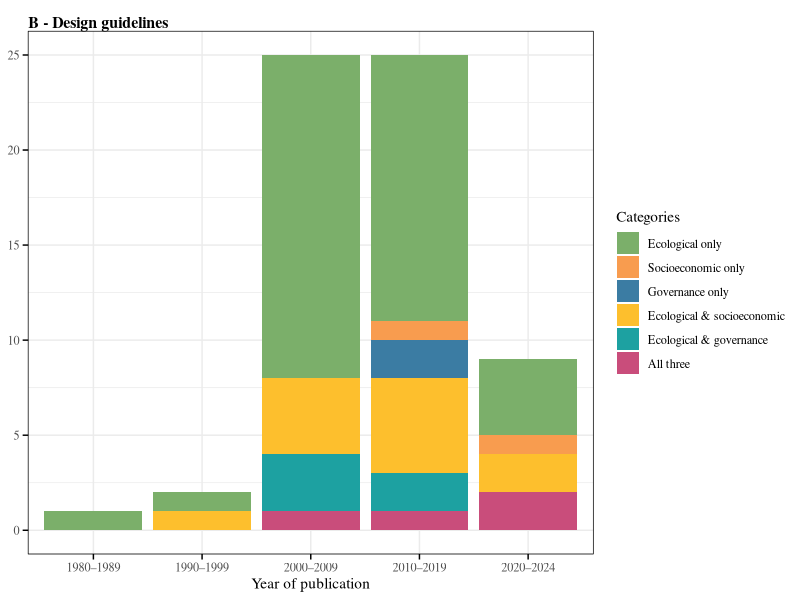
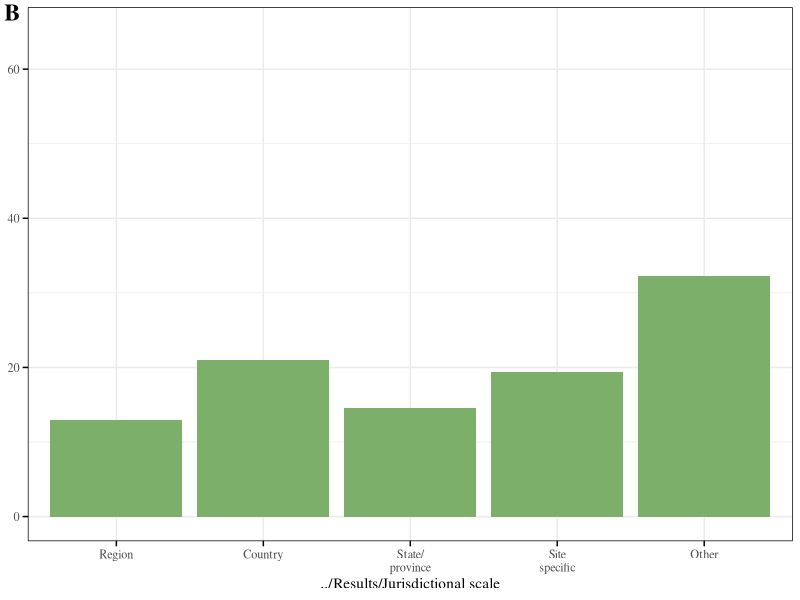
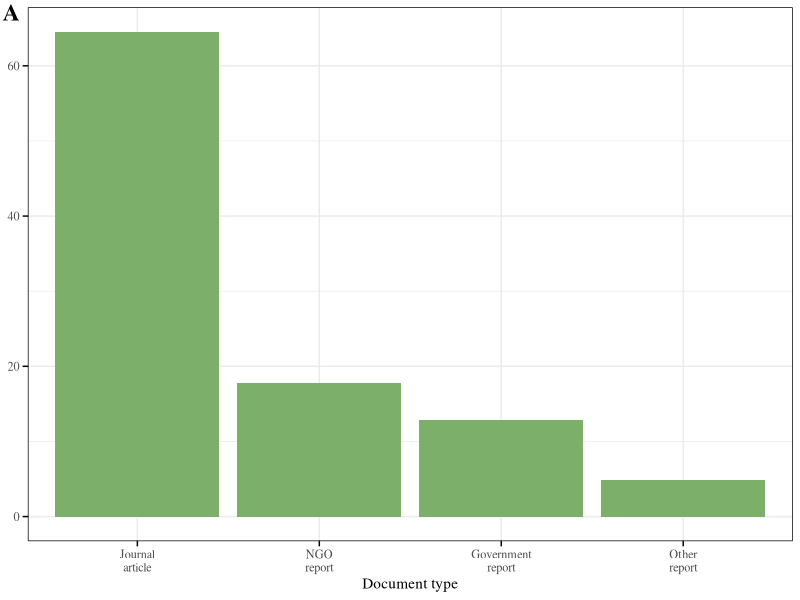
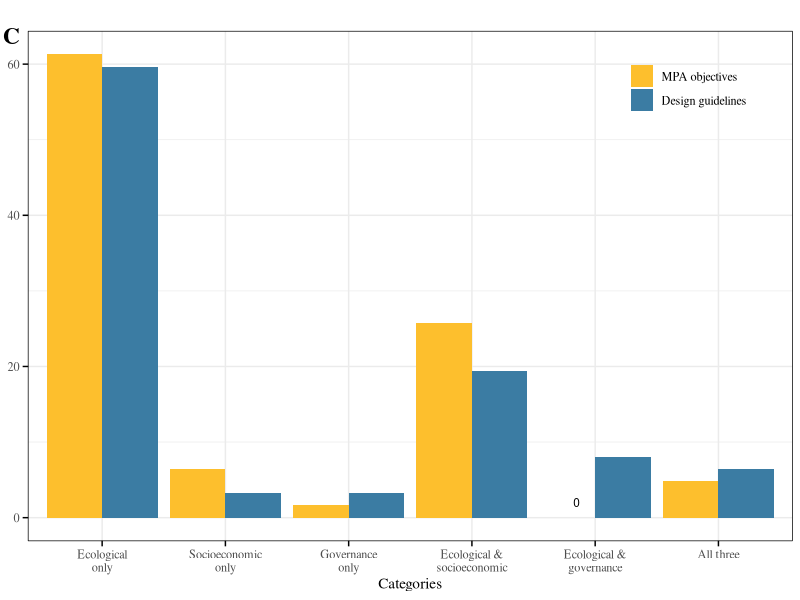
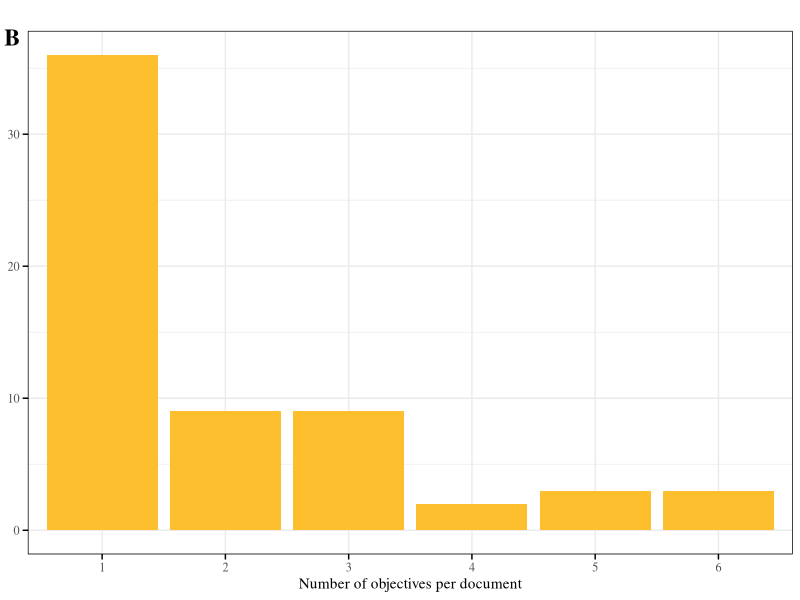
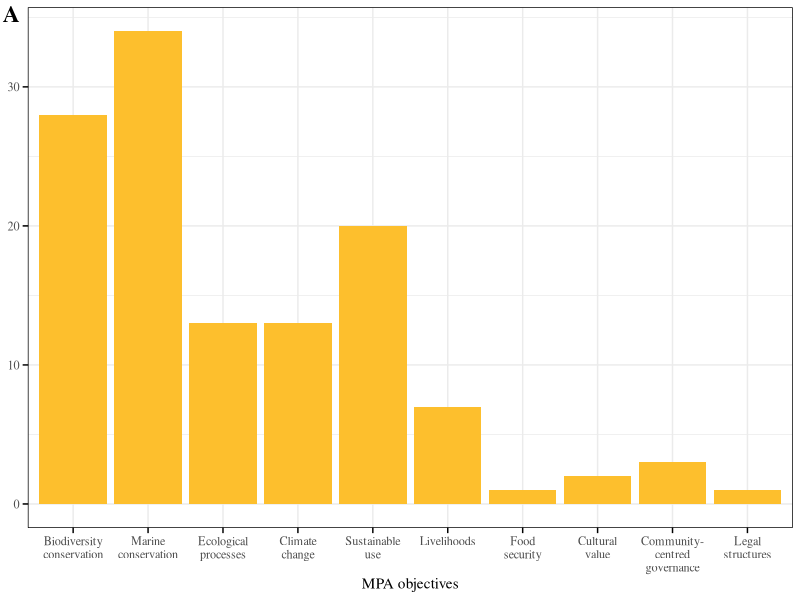
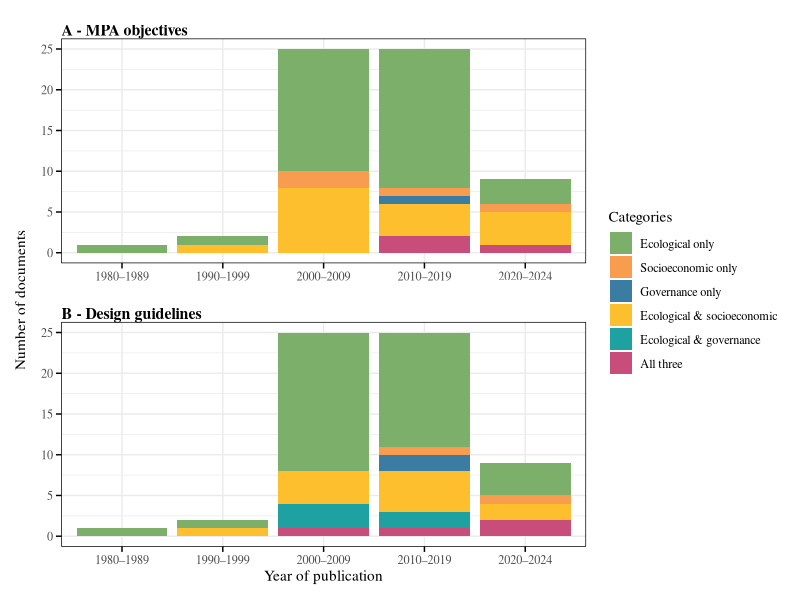
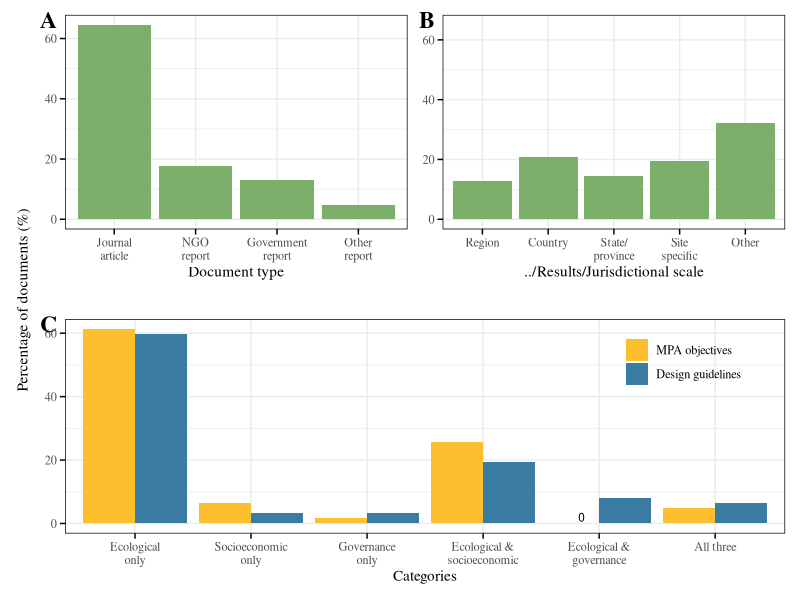

Reproduce these figures in R, in order.
## ---- chunk 1
library(readr)
library(ggplot2)
library(grid)
library(dplyr)
library(tidyr)
library(forcats)
library(reshape2)
library(patchwork)
## ---- chunk 2
# dataset with documents profile
profile <- read_csv("../Data/profile.csv")
# dataset percentage for each category for both guidelines and MPA objectives
fig1 <- read_csv("../Data/figure1.csv")
# datasets with MPA objectives
objectives <- read_csv("../Data/objectives.csv")
## ---- chunk 3
# creating a dataset with only year, objectives and guidelines types
year <- profile |> 
  select(Paper_ID, Year_published, Objective_type, Guideline_type)
# setting levels for the objectives and guidelines categories
year <- year |>  
 mutate(Objective_type = factor(Objective_type, levels=c("Ecological only", "Socioeconomic only", "Governance only", "Ecological and socioeconomic", "All three")))
year <- year |> 
  mutate(Guideline_type= factor(Guideline_type, levels=c("Ecological only", "Socioeconomic only", "Governance only", "Ecological and socioeconomic", "Ecological and governance", "All three")),
      Decade = case_when(
      Year_published >= 1980 & Year_published <= 1989 ~ "1980–1989",
      Year_published >= 1990 & Year_published <= 1999 ~ "1990–1999",
      Year_published >= 2000 & Year_published <= 2009 ~ "2000–2009",
      Year_published >= 2010 & Year_published <= 2019 ~ "2010–2019",
      Year_published >= 2020 & Year_published <= 2024 ~ "2020–2024",
      TRUE ~ NA_character_),
      Decade = factor(Decade, levels = c("1980–1989", "1990–1999", "2000–2009", "2010–2019", "2020–2024")))
# Setting factor levels to ensure correct order in the plot
# plot the count by year of publication 
objects <- ggplot(year, aes(x=Decade, fill=Objective_type)) + 
  geom_bar(show.legend=FALSE) + 
  scale_fill_manual(values = c("Ecological only" = "#7BAF6A", "Socioeconomic only" = "#F89C4F", "Governance only" = "#3B7CA3", "Ecological and socioeconomic" = "#FDBF2D", "All three" = "#C94D7B")) +
  theme_minimal(base_family = "Times") + 
  coord_cartesian(clip = "off") +
  theme(
    axis.title = element_blank(),
    axis.ticks.y = element_line(color = "black"),              # y-axis major ticks in black
    axis.ticks.x = element_line(color = "black"),              # x-axis major ticks (keep if needed)
    axis.ticks.length = unit(4, "pt"),                         # make sure ticks are visible
    panel.border = element_rect(colour = "black", fill=NA, linewidth=0.25), # adds a border around the plot 
    plot.title = element_text(family = "Times", face = "bold", size = 12, hjust = 0)) + # aligns the title to the left
  labs(title= "") +
   annotate("text", x=-Inf, y=Inf, label="A - MPA objectives", hjust=0, vjust=-0.3, size=4, fontface="bold", family='serif')
# Rename the categories before plotting
year$Guideline_type <- recode(
  year$Guideline_type,
  "Ecological only" = "Ecological only",
  "Socioeconomic only" = "Socioeconomic only",
  "Governance only" = "Governance only",
  "Ecological and socioeconomic" = "Ecological & socioeconomic", 
  "Ecological and governance" = "Ecological & governance",
  "All three" = "All three")
#plotting percentage fo documents for each guideline categoriy
guides <- ggplot(year, aes(x=Decade, fill=Guideline_type)) + 
  geom_bar() +
  scale_fill_manual(
    name = "Categories",
    values = c("Ecological only" = "#7BAF6A", "Socioeconomic only" = "#F89C4F", "Governance only" = "#3B7CA3", "Ecological & socioeconomic" = "#FDBF2D", "Ecological & governance" ="#1DA1A1","All three" = "#C94D7B")) +
  theme_minimal(base_family = "Times") + 
  coord_cartesian(clip = "off") +
  theme(
    axis.title.y = element_blank(),
    axis.ticks.y = element_line(color = "black"),              # y-axis major ticks in black
    axis.ticks.x = element_line(color = "black"),              # x-axis major ticks (keep if needed)
    axis.ticks.length = unit(4, "pt"),                         # make sure ticks are visible
    panel.border = element_rect(colour = "black", fill=NA, linewidth=0.25), # adds a border around the plot 
    plot.title = element_text(family = "Times", face = "bold", size = 12, hjust = 0)) + # aligning title to the left
  labs(x = "Year of publication", 
       color = "Categories", 
       title = "") +
  annotate("text", x=-Inf, y=Inf, label="B - Design guidelines", hjust=0, vjust=-0.3, size=4, fontface="bold", family='serif')
guides

# Making a vertical annotation for the y axis 
# Create vertical text grob (rotated 90 degrees)
vertical_label <- textGrob(
  "Number of documents", 
  rot = 90, 
  gp = gpar(fontsize = 11, 
            fontfamily = "Times"))
# Wrap the grob as a patchwork element
label_panel <- wrap_elements(full = vertical_label)
# patchwork the plot
png("../Results/temporaltrend.png", width = 2000, height = 1600, res = 300) # save in png format
label_panel + objects/guides + plot_layout(guides = "collect") + plot_layout(widths = c(0.02, 1))
dev.off()
## ---- chunk 4
# creating a dataset with only scale and paper ID
jurisdiction <- profile |> 
  select(Paper_ID, Scale)
# setting levels for jurisdictional scales
jurisdiction <- jurisdiction |> 
  mutate(Scale = factor(Scale, levels = c("Region", "Country", "State/province",  "Location", "Other")))
jurisdiction$Scale <- jurisdiction$Scale |> 
  fct_recode(
    "Region" = "Region",
    "Country" = "Country",
    "State/\nprovince" = "State/province",
    "Site\nspecific" = "Location",
    "Other" = "Other"
  ) |> 
  fct_relevel(
    "Region",
    "Country",
    "State/\nprovince",
    "Site\nspecific", 
    "Other",
  )
# calculating the percentage for each category 
jurisdiction1 <- jurisdiction |> 
  group_by(Scale) |> 
  summarise(
    count = n(),
    percent = (n() /nrow(jurisdiction)) * 100)
# bar plot 
jurisdiction_plot <- ggplot(jurisdiction1, aes(x=Scale, y=percent)) +
  geom_bar(stat = "identity",  position = "dodge", fill="#7BAF6A") +
  theme_minimal(base_family = "Times") + 
  coord_cartesian(clip = "off") +
  scale_y_continuous(limits = c(0, 65)) +
  theme(
    axis.title.y =element_blank(),
    axis.ticks.y = element_line(color = "black"),              # y-axis major ticks in black
    axis.ticks.x = element_line(color = "black"),              # x-axis major ticks (keep if needed)
    axis.ticks.length = unit(4, "pt"),                         # make sure ticks are visible
    panel.border = element_rect(colour = "black", fill=NA, linewidth=0.25)) + # adds a border around the plot 
  labs(x = "../Results/Jurisdictional scale") + 
  annotate("text", x=-Inf, y=Inf, label="B", hjust=1.5, vjust=0.8, size=6, fontface="bold", family='serif')
jurisdiction_plot
## ---- chunk 5
# creatign a dataset with only document type and paper ID
docu_type <- profile |> 
  select(Paper_ID, Document_type)
head(docu_type)
#setting levels for the documents levels
docu_type <- docu_type |> 
  mutate(Document_type = factor(Document_type, levels =c("Journal article", "NGO report", "Government report", "Other report")))
docu_type$Document_type <- docu_type$Document_type |> 
  fct_recode(
    "Journal\narticle" = "Journal article",
    "NGO\nreport" = "NGO report",
    "Government\nreport" = "Government report",
    "Other\nreport" = "Other report"
  ) |> 
  fct_relevel(
    "Journal\narticle",
    "NGO\nreport",
    "Government\nreport",
    "Other\nreport"
  )
#calculating the percentage for each document type
docu_type2 <- docu_type |> 
  group_by(Document_type) |> 
  summarise(
    count = n(),
    percent = (n() /nrow(docu_type)) * 100)
#View(docu_type)
# Bar plot
docu_type_plot <- ggplot(docu_type2, aes(x=Document_type, y=percent)) + # plotting the percentage for each document type
  geom_bar(stat = "identity", position = "dodge", fill="#7BAF6A") +
  guides(fill = guide_legend(title = NULL),
         x=guide_axis(minor.ticks= TRUE)) +
  theme_minimal(base_family = "Times") + 
  coord_cartesian(clip = "off") +
  theme(
    axis.title.y = element_blank(),
    axis.ticks.y = element_line(color = "black"),              # y-axis major ticks in black
    axis.ticks.x = element_line(color = "black"),              # x-axis major ticks
    axis.ticks.length = unit(4, "pt"),                         # make sure ticks are visible
    panel.border = element_rect(colour = "black", fill=NA, linewidth=0.25)) + # adds a border around the plot 
  labs(x = "Document type") + 
  annotate("text", x=-Inf, y=Inf, label="A", hjust=1.5, vjust=0.8, size=6, fontface="bold", family='serif')
docu_type_plot
## ---- chunk 6
# Convert to long format for ggplot
fig1 <- fig1|>
  mutate(Category = (levels = c(
    "Ecological only",
    "Socioeconomic only",
    "Governance only",
    "Ecological & socioeconomic",
    "Ecological & governance",
    "All three"
  )))
unique(fig1$Category)
fig1_long <- fig1 |> 
  pivot_longer(cols = c(`MPA objectives`, `Design guidelines`),
               names_to = "Variable",
               values_to = "Percentage")
# wrapping text
fig1_long$Category <- fig1_long$Category |> 
  fct_recode(
    "Ecological\nonly" = "Ecological only",
    "Socioeconomic\nonly" = "Socioeconomic only",
    "Governance\nonly" = "Governance only",
    "Ecological &\nsocioeconomic" = "Ecological & socioeconomic",
    "Ecological &\ngovernance" = "Ecological & governance",
    "All three" = "All three"
  ) |> 
  fct_relevel(
    "Ecological\nonly",
    "Socioeconomic\nonly",
    "Governance\nonly",
    "Ecological &\nsocioeconomic",
    "Ecological &\ngovernance",
    "All three"
  )
#re-ordering variable to make sure that MPA objectives are plotted first
fig1_long$Variable <- factor(fig1_long$Variable, levels = c("MPA objectives", "Design guidelines"))
# Plotting % of records by category and variable
categories <- ggplot(fig1_long, aes(x = Category, y = Percentage, fill = Variable)) +
  geom_bar(stat = "identity", position = "dodge") +
  scale_fill_manual(values = c("MPA objectives" = "#FDBF2D", "Design guidelines" = "#3B7CA3")) +
  guides(fill = guide_legend(title = NULL), 
         x=guide_axis(minor.ticks= TRUE)) +
  labs(x = "Categories", 
       #y = "Percentage of documents (%)", # presentation figure
       title = "  " ) +
  coord_cartesian(clip = "off") +
  #scale_y_continuous(breaks = seq(0, 100, by = 10), minor_breaks = NULL) +
  theme_minimal(base_family = "Times") +
  theme(axis.text.x = element_text(), 
        axis.title.y = element_blank(),
        legend.position = c(0.95, 0.95),        # x, y coordinates (from bottom-left)
        legend.justification = c("right", "top"), # anchor point of the legend box
        legend.background = element_rect(fill = "transparent", color = NA), # making the legend background transparent
        axis.ticks.y = element_line(color = "black"),              # y-axis major ticks in black
        axis.ticks.x = element_line(color = "black"),              # x-axis major ticks (keep if needed)
        axis.ticks.length = unit(4, "pt"),                         # make sure ticks are visible
        panel.border = element_rect(colour = "black", fill=NA, linewidth=0.25)) + # adds a border around the plot 
  annotate("text", x=-Inf, y=Inf, label="C", hjust=1.5, vjust=0.8, size=6, fontface="bold", family='serif') +
  annotate("text", x = 4.85, y = 2, label = "0", size = 3)
#png("../Results/presentation.figure.png", width = 2600, height = 1600, res = 300)
categories
#dev.off()
## ---- chunk 7
# setting up a shared y-axis label
vertical_label1 <- textGrob(
  "Percentage of documents (%)", 
  rot = 90, 
  gp = gpar(fontsize = 11, 
            fontfamily = "Times"))
# Wrap the grob as a patchwork element
label_panel1 <- wrap_elements(full = vertical_label1)
png("../Results/figure1.png", width = 2200, height = 2000, res = 300) # save in png format
label_panel1 + (docu_type_plot + jurisdiction_plot)/categories + plot_layout(widths = c(0.02, 1))
dev.off
## ---- chunk 8
# filtering the data
juris_cat <- profile |> 
  select(Paper_ID, Scale, Guideline_type, Objective_type)
# setting levels for the jurisdictional scales 
juris_cat <- juris_cat |> 
  mutate(Scale = factor(Scale, levels = c("Region", "Country", "State/province",  "Location", "Other")))
juris_cat$Scale <- juris_cat$Scale |> 
  fct_recode(
    "Region" = "Region",
    "Country" = "Country",
    "State/\nprovince" = "State/province",
    "Site\nspecific" = "Location",
    "Other" = "Other"
  ) |> 
  fct_relevel(
    "Region",
    "Country",
    "State/\nprovince",
    "Site\nspecific", 
    "Other",
  )
# preapring the data <- setting levels for guidelines categories
juris_cat1 <- juris_cat |> 
  mutate(Guideline_type = factor(Guideline_type, levels = c("Ecological only", "Socioeconomic only", "Governance only", "Ecological and socioeconomic", "Ecological and governance", "All three")))
# recoding categories names to look neater
juris_cat1$Guideline_type <- recode(
  juris_cat1$Guideline_type,
  "Ecological only" = "Ecological only",
  "Socioeconomic only" = "Socioeconomic only",
  "Governance only" = "Governance only",
  "Ecological and socioeconomic" = "Ecological & socioeconomic", 
  "Ecological and governance" = "Ecological & governance",
  "All three" = "All three")

# plot for different jurisdictional scales color coded by guidelines categories
juris_guide <- ggplot(juris_cat1, aes(x = Scale, fill = Guideline_type)) +
  geom_bar() +
  scale_fill_manual(
    name = "Categories",
    values = c("Ecological only" = "#7BAF6A", "Socioeconomic only" = "#F89C4F", "Governance only" = "#3B7CA3", "Ecological & socioeconomic" = "#FDBF2D", "Ecological & governance" ="#1DA1A1","All three" = "#C94D7B")) +
  theme_minimal(base_family = "Times") + 
  coord_cartesian(clip = "off") +
  theme(
    axis.title.y = element_blank(),
    axis.ticks.y = element_line(color = "black"),              # y-axis major ticks in black
    axis.ticks.x = element_line(color = "black"),              # x-axis major ticks (keep if needed)
    axis.ticks.length = unit(4, "pt"),                         # make sure ticks are visible
    panel.border = element_rect(colour = "black", fill=NA, linewidth=0.25)) + # adds a border around the plot 
  labs(x = "Jurisdictional scale", 
       color = "Categories") + 
  annotate("text", x=-Inf, y=Inf, label="B - Design guidelines", hjust=0, vjust=-0.3, size=4, fontface="bold", family='serif')

# doing the same for objectives categories <- in case I want to include this in the supplementary materials
juris_cat2<- juris_cat |> 
  mutate(Objective_type = factor(Objective_type, levels=c("Ecological only", "Socioeconomic only", "Governance only", "Ecological and socioeconomic", "Ecological and governance", "All three")))
# recoding categories names to look neater
juris_cat2$Objective_type <- recode(
  juris_cat2$Objective_type,
  "Ecological only" = "Ecological only",
  "Socioeconomic only" = "Socioeconomic only",
  "Governance only" = "Governance only",
  "Ecological and socioeconomic" = "Ecological & socioeconomic", 
  "Ecological and governance" = "Ecological & governance",
  "All three" = "All three")

# plot for different jurisdictional scales color coded by guidelines categories
juris_obj <- ggplot(juris_cat2, aes(x = Scale, fill = Objective_type)) +
  geom_bar(show.legend=FALSE) +
  scale_fill_manual(
    name = "Categories",
    values = c("Ecological only" = "#7BAF6A", "Socioeconomic only" = "#F89C4F", "Governance only" = "#3B7CA3", "Ecological & socioeconomic" = "#FDBF2D", "Ecological & governance" ="#1DA1A1","All three" = "#C94D7B")) +
  theme_minimal(base_family = "Times") + 
  coord_cartesian(clip = "off") +
  theme(
    axis.title.y = element_blank(),
    axis.ticks.y = element_line(color = "black"),              # y-axis major ticks in black
    axis.ticks.x = element_line(color = "black"),              # x-axis major ticks (keep if needed)
    axis.ticks.length = unit(4, "pt"),                         # make sure ticks are visible
    panel.border = element_rect(colour = "black", fill=NA, linewidth=0.25)) +  # adds a border around the plot 
  labs(x="") + 
   annotate("text", x=-Inf, y=Inf, label="A - MPA objectives", hjust=0, vjust=-0.3, size=4, fontface="bold", family='serif')
## ---- chunk 9
# Making a vertical annotation for the y axis 
# Create vertical text grob (rotated 90 degrees)
vertical_label2 <- textGrob(
  "Number of documents", 
  rot = 90, 
  gp = gpar(fontsize = 11, 
            fontfamily = "Times"))
# Wrap the grob as a patchwork element
label_panel2 <- wrap_elements(full = vertical_label2)
# patchwork the plots 
png("../Results/juriscat.png", width = 2200, height = 2000, res = 300) # save in png format
label_panel2 + (juris_obj/juris_guide) +  plot_layout(guides = "collect") + plot_layout(widths = c(0.02, 1))
dev.off()
## ---- chunk 10
# preparing the data for frequency plot 
frequency <- profile |> 
  select(Paper_ID, Objectives_number, Objective_type) |> 
  mutate(Objectives_number = factor(Objectives_number))
# plotting the frequency of MPA objectives
frequency_plot <- 
  ggplot(frequency, aes(x = Objectives_number)) +
  geom_bar(fill="#FDBF2D") + 
  theme_minimal(base_family = "Times") + 
  coord_cartesian(clip = "off") +
  theme(
    axis.title.y = element_blank(),
    axis.ticks = element_line(color = "black"), 
    axis.ticks.length = unit(4, "pt"),              
    panel.border = element_rect(colour = "black", fill=NA, linewidth=0.25)) +
  labs(x = "Number of objectives per document", 
       title = " ") + 
  annotate("text", x=-Inf, y=Inf, label="B", hjust=1.5, vjust=0.9, size=6, fontface="bold", family='serif')
frequency_plot
## ---- chunk 11
# preparing the data 
objectives <- objectives |> 
  mutate(Objective = factor(Objective, level = c(
    "Biodiversity conservation", 
    "Marine conservation", 
    "Ecological processes",
    "Climate change", 
    "Sustainable use", 
    "Livelihoods", 
    "Food security",
    "Cultural value", 
    "Community-centred governance", 
    "Legal structure")))
objectives$Objective <- objectives$Objective |> 
  fct_recode(
    "Biodiversity\nconservation" = "Biodiversity conservation",
    "Marine\nconservation" = "Marine conservation",
    "Ecological\nprocesses" = "Ecological processes",
    "Climate\nchange" = "Climate change", 
    "Sustainable\nuse" = "Sustainable use",
    "Livelihoods" = "Livelihoods",
    "Food\nsecurity" = "Food security",
    "Cultural\nvalue" = "Cultural value",
    "Community-\ncentred\ngovernance" = "Community-centred governance",
    "Legal\nstructures" = "Legal structure") |> 
  fct_relevel(
    "Biodiversity\nconservation", 
    "Marine\nconservation", 
    "Ecological\nprocesses",
    "Climate\nchange", 
    "Sustainable\nuse", 
    "Livelihoods", 
    "Food\nsecurity",
    "Cultural\nvalue", 
    "Community-\ncentred\ngovernance", 
    "Legal\nstructures")
# plot objectives 
objectives_plot <-
  ggplot(objectives, aes(x = Objective)) +
  geom_bar(fill = "#FDBF2D") +
  theme_minimal(base_family = "Times") +
  coord_cartesian(clip = "off") +
  theme(
    axis.title.y = element_blank(),
    axis.ticks = element_line(color = "black"),
    axis.ticks.length = unit(4, "pt"),     
    panel.border = element_rect(colour = "black", fill=NA, linewidth=0.25)) +
  labs(x = "MPA objectives") +
    annotate("text", x=-Inf, y=Inf, label="A", hjust=1.5, vjust=0.9, size=6, fontface="bold", family='serif')
objectives_plot
## ---- chunk 12
# setting up a common y axis label 
vertical_label4 <- textGrob(
  "Number of documents", 
  rot = 90, 
  gp = gpar(fontsize = 11, 
            fontfamily = "Times"))
# Wrap the grob as a patchwork element
label_panel4 <- wrap_elements(full = vertical_label4)
# patchworking the plots
png("../Results/Figure_S2.png", width = 2200, height = 2000, res = 300) # save in png format
label_panel2 + (objectives_plot/frequency_plot) +  plot_layout(guides = "collect") + plot_layout(widths = c(0.02, 1))
dev.off()
## ---- chunk 13
# setting levels 
profile_geo <- profile |> 
  mutate(Geography = factor(Geography, level = c(
    "Africa", 
    "Asia", 
    "Australia",
    "Europe", 
    "North America", 
    "South America", 
    "Not Applicable/Other")))
# wrapping text
profile_geo$Geography <- profile_geo$Geography |> 
  fct_recode(
    "Africa" = "Africa",
    "Asia" = "Asia",
    "Australia" = "Australia",
    "Europe" = "Europe", 
    "North\nAmerica" = "North America",
    "South\nAmerica" = "South America",
    "Not applicable/\nother" = "Not Applicable/Other") |> 
  fct_relevel(
    "Africa", 
    "Asia", 
    "Australia",
    "Europe", 
    "North\nAmerica", 
    "South\nAmerica", 
    "Not applicable/\nother")
# producing plot
geography <- 
  ggplot(profile_geo, aes(x = Geography)) +
  geom_bar(fill="#4A97A0") + 
  theme_minimal(base_family = "Times") + 
  coord_cartesian(clip = "off") +
  theme(
    axis.ticks = element_line(color = "black"), 
    axis.ticks.length = unit(4, "pt"),              
    panel.border = element_rect(colour = "black", fill=NA, linewidth=0.25)) +
  labs(x = "Documents geography", 
       y = " Number of documents")
# exporting the plot 
png("../Results/geography.png", width = 2300, height = 1600, res = 300)
geography
dev.off()

